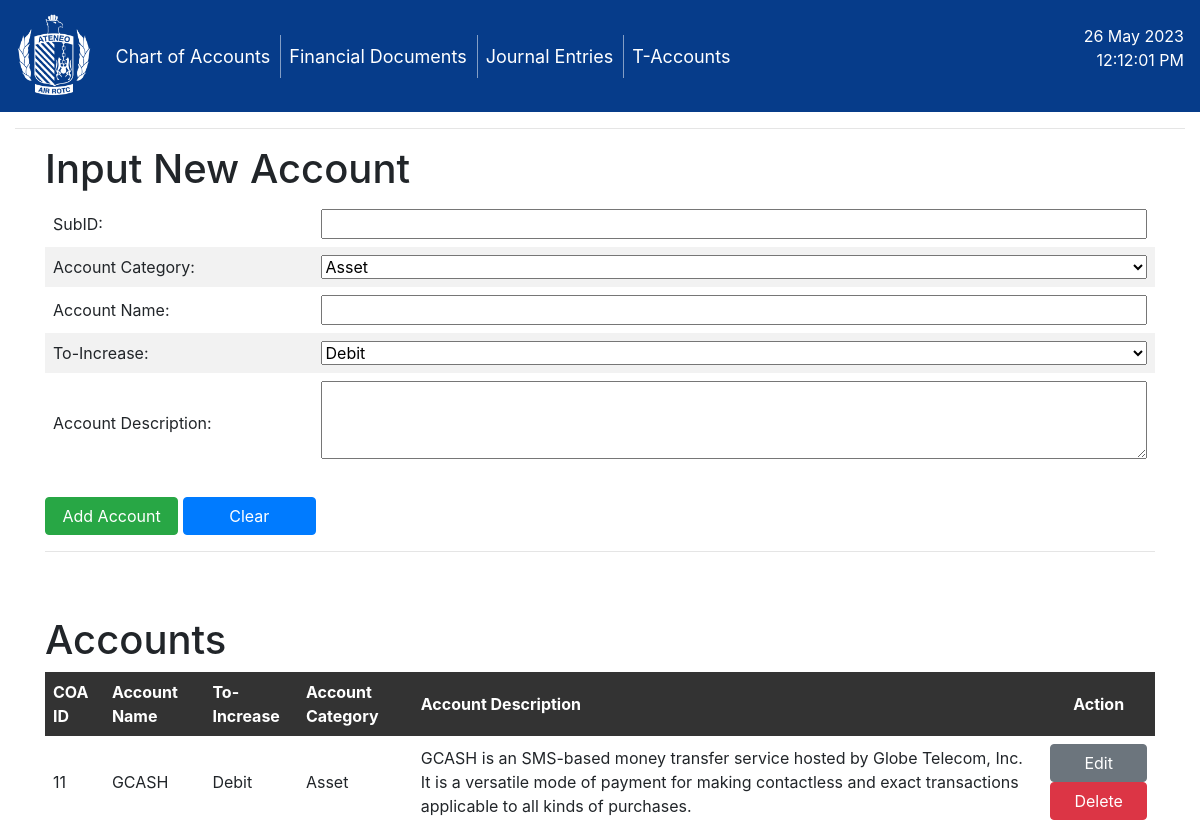
Before: /ChartOfAccounts/ with the older database file.
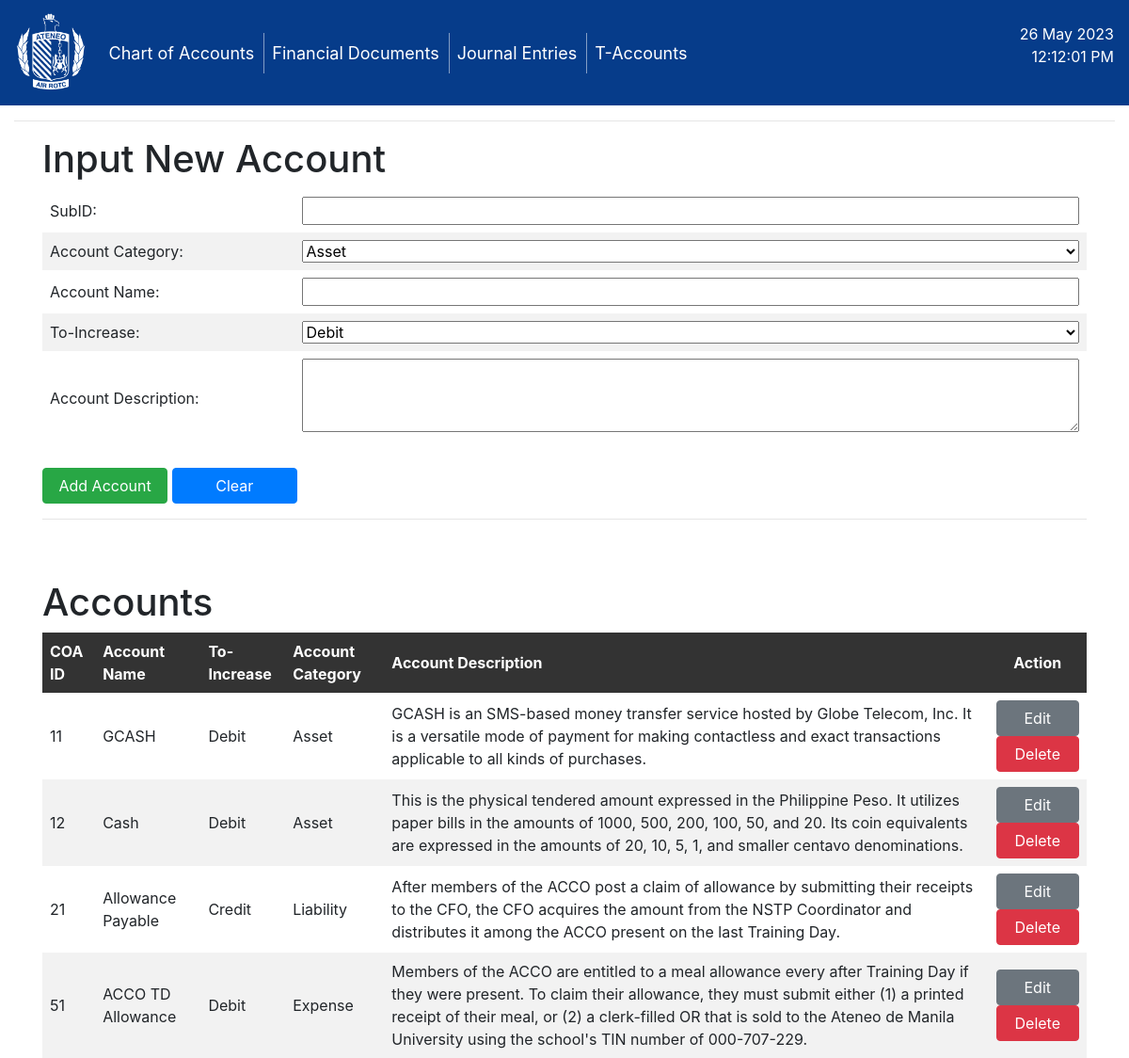
After: the same page with the newer database file.
### CFO/models.py (models this page shows, shortened)
class COA(models.Model):
    SuperID =  models.IntegerField(null=True, blank=True, primary_key=False)
    SubID = models.IntegerField(null=True, blank=True, primary_key=False)
    concatenated_id = models.CharField(max_length=100, unique=True, primary_key=True)
    class Meta:
        unique_together = ('SuperID','SubID')
    AccountName = models.CharField(max_length=30, null=True, blank=True)
    To_Increase = models.CharField(max_length=10, null=False, blank=False)
    AccountCategory = models.CharField(max_length=15, null=False, blank=False)
    AccountDescription = models.CharField(max_length=500, null=True, blank=True)
    objects = models.Manager()

### CFO/views.py (the view, shortened to what this page needs)
# urls.py: path('ChartOfAccounts/', views.ChartOfAccounts, name='ChartOfAccounts'),
def ChartOfAccounts(request):
    Account = COA.objects.order_by('concatenated_id')
    return render(request, "CFO/ChartOfAccounts.html", {'Account':Account})

### CFO/templates/CFO/ChartOfAccounts.html (shortened to what this page needs)
{% extends 'CFO/Index.html' %}
{% load static %}
{% block content %}
<hr>
<div class="container">
    <h1>Input New Account</h1>
    <form method="POST" action="">
    <table>
        <tbody>
            <tr>
                <td>SubID:</td>
                <td><input name="SubID" type="text" style="width:100%;"></td>
            </tr>
            <tr>
                <td>Account Category:</td>
                <td>
                    <select name="AccCat" id="AccCat" style="width:100%;">
                        <option value="1">Asset</option>
                    </select>
                </td>
            </tr>
            <tr>
                <td>Account Name:</td>
                <td><input name="AccName" type="text" style="width:100%;"></td>
            </tr>
            <tr>
                <td>To-Increase:</td>
                <td>
                    <select name="To_Increase" style="width:100%;">
                        <option value="Debit">Debit</option>
                    </select>
                </td>
            </tr>
            <tr>
                <td>Account Description:</td>
                <td><textarea name="AccDescription" rows="3" cols="50" style="width:100%;"></textarea></td>
            </tr>
        </tbody>
    </table>
    <br>
    <button class="btn btn-success" type="submit" style="width:12%;">Add Account</button>
    <button class="btn btn-primary" type="reset" style="width:12%;">Clear</button>
    <hr>
    </form>
</div>
<br>
<br>
<div class="container">
    <h1>Accounts</h1>
    <table>
        <thead>
            <th>COA ID</th>
            <th>Account Name</th>
            <th>To-Increase</th>
            <th>Account Category</th>
            <th>Account Description</th>
            <th class="text-center" scope="col">Action</th>
        </thead>
        <tbody>
            {% for x in Account %}
            <tr>
                <td>{{x.concatenated_id}}</td>
                <td>{{x.AccountName}}</td>
                <td>{{x.To_Increase}}</td>
                <td>{{x.AccountCategory}}</td>
                <td>{{x.AccountDescription}}</td>
                <td>
                    <a class="btn btn-secondary" href="{% url 'EditAccount' pk=x.pk %}" style="width:100%;">Edit</a>
                    <a class="btn btn-danger" href="#" style="width:100%;">Delete</a>
                </td>
            </tr>
            {% endfor %}
        </tbody>
    </table>
</div>
{% endblock %}

### CFO/templates/CFO/Index.html (shortened to what this page needs)
{% load static %}
<!DOCTYPE html>
<html>
<head>
  <link rel="stylesheet" href="https://maxcdn.bootstrapcdn.com/bootstrap/4.0.0/css/bootstrap.min.css">
</head>
<body style="background-color: #ffffff;">
    {% load static %}
  <nav class="navbar navbar-expand-lg navbar-dark navbar-custom">
    <a class="navbar-brand" href=""><img style="width: 2cm; text-align: center;" class="BG" src="{% static 'images/dast.png' %}" alt="BG"></a>
    <div class="collapse navbar-collapse" id="navbarNav">
      <ul class="navbar-nav">
        <li class="nav-item">
          <a class="nav-link" href="{% url 'ChartOfAccounts' %}">Chart of Accounts</a>
        </li>
        <li class="nav-item">
          <a class="nav-link" href="">Financial Documents</a>
        </li>
        <li class="nav-item">
          <a class="nav-link" href="{% url 'JournalEntry' %}">Journal Entries</a>
        </li>
        <li class="nav-item">
          <a class="nav-link" href="">T-Accounts</a>
        </li>
      </ul>
    </div>
    <div style="text-align: right;">
      <p style="color: white; text-align: right ;" id="counter"></p>
    </div>
  </nav>
<div class="container-fluid">
{% block content %}
{% endblock %}
</div>
</body>
</html>

### CFO/templates/CFO/Index.html (style rules this page uses)
table { border-collapse: collapse; width: 100%; }
th { background-color: #333333; color: #ffffff; padding: 8px; text-align: left; }
tr:nth-child(even) { background-color: #f2f2f2; }
tr:nth-child(odd) { background-color: #ffffff; }
td { padding: 8px; }
.navbar-custom { background-color: #063C8A; }
.navbar-custom .navbar-nav .nav-link { color: #fff; font-size: 18px; text-decoration: none; transition: border-bottom 0.3s ease; }
.navbar-custom .navbar-nav .nav-item:not(:last-child) .nav-link { border-right: 1px solid rgba(255, 255, 255, 0.5); padding-right: 10px; }

Changed rows visible on the page:
added COA: concatenated_id "12", AccountName "Cash", To_Increase "Debit", AccountCategory "Asset", AccountDescription "This is the physical tendered amount expressed in the Philippine Peso. It utilizes paper bills in the amounts of 1000, 500, 200, 100, 50, and 20. Its coin equivalents are expressed in the amounts of 20, 10, 5, 1, and smaller centavo denominations."
added COA: concatenated_id "21", AccountName "Allowance Payable", To_Increase "Credit", AccountCategory "Liability", AccountDescription "After members of the ACCO post a claim of allowance by submitting their receipts to the CFO, the CFO acquires the amount from the NSTP Coordinator and distributes it among the ACCO present on the last Training Day."
added COA: concatenated_id "51", AccountName "ACCO TD Allowance", To_Increase "Debit", AccountCategory "Expense", AccountDescription "Members of the ACCO are entitled to a meal allowance every after Training Day if they were present. To claim their allowance, they must submit either (1) a printed receipt of their meal, or (2) a clerk-filled OR that is sold to the Ateneo de Manila University using the school's TIN number of 000-707-229."
